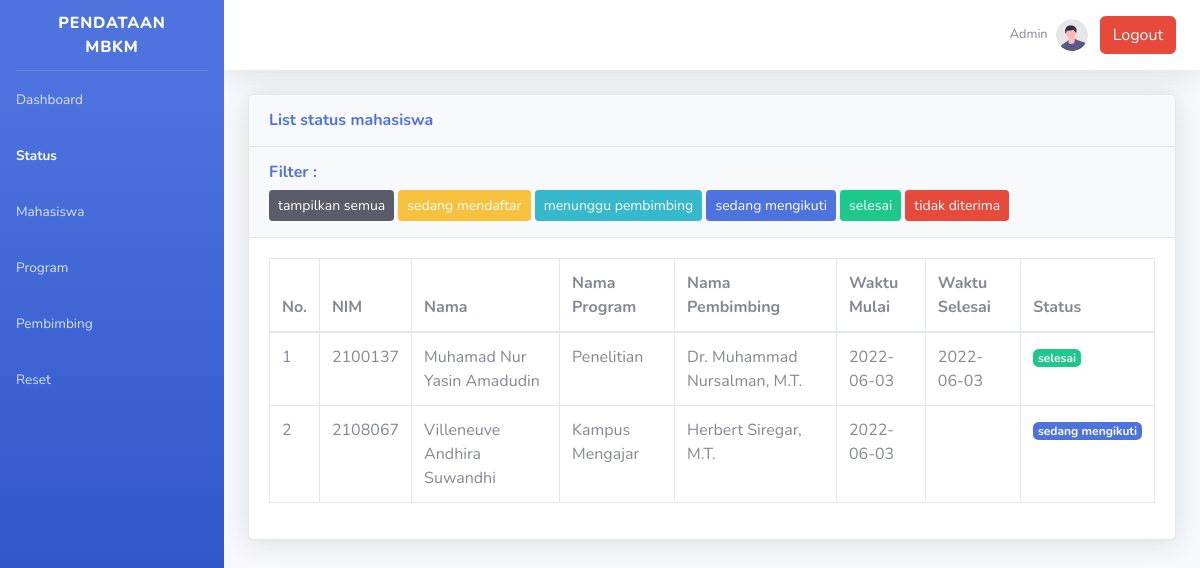
The page /liststatus.php on the database as committed earlier.
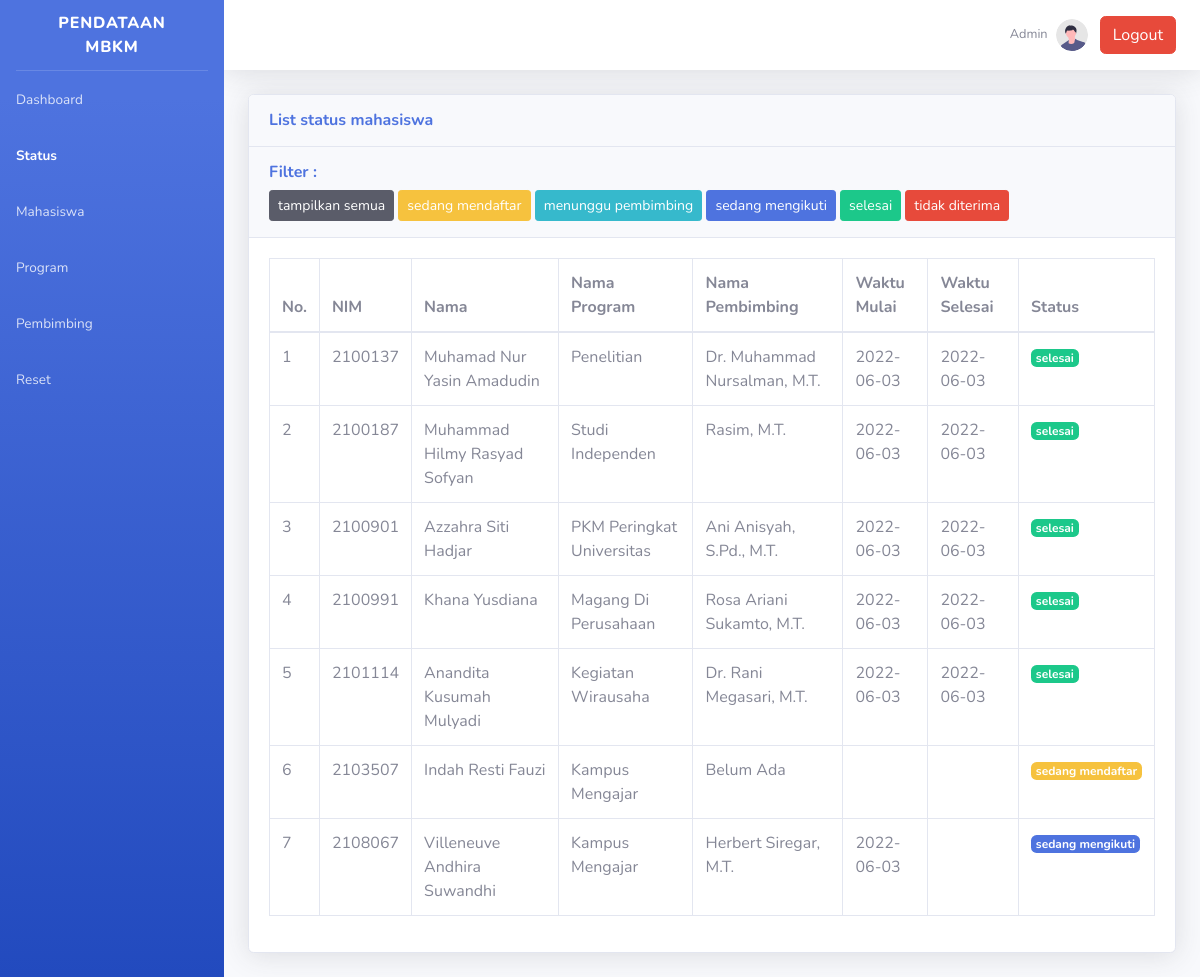
The same page on the database as committed later.
### tables this page shows
CREATE TABLE `tmahasiswa` (
  `nip` varchar(20) NOT NULL,
  `nim` varchar(10) NOT NULL,
  `nama_mahasiswa` varchar(50) NOT NULL,
  `prodi` varchar(50) NOT NULL,
  `email_mahasiswa` varchar(50) NOT NULL,
  `semester_mahasiswa` int(11) NOT NULL,
  `sks_akumulatif` int(11) DEFAULT 0,
  `sks_sisa_konversi` int(11) DEFAULT 0,
  `sks_dalam_univ` int(11) DEFAULT 20,
  `sks_luar_univ` int(11) DEFAULT 40,
  `ipk_mahasiswa` float NOT NULL,
  `status_mahasiswa` varchar(25) DEFAULT 'belum berpartisipasi'
);

### liststatus.php (the view, shortened to what the changed rows need)
<?php
$sql = "SELECT tmahasiswa.nim, nama_mahasiswa, nama_program, nama_pembimbing, waktu_mulai, waktu_selesai, status from tmahasiswa, tpembimbing, tprogrammbkm, kontrakmbkm where tmahasiswa.nim=kontrakmbkm.nim and tpembimbing.nip=kontrakmbkm.nip_pembimbingmbkm and tprogrammbkm.id_program=kontrakmbkm.id_program group by kontrakmbkm.nim";
?>
<!DOCTYPE html>
<html lang="en">
<head>
    <link href="vendor/fontawesome-free/css/all.min.css" rel="stylesheet" type="text/css">
    <link href="css/sb-admin-2.min.css" rel="stylesheet">
</head>
<body id="page-top">
    <div id="wrapper">
        <div id="content-wrapper" class="d-flex flex-column">
            <div id="content">
                <div class="container-fluid">
                        <div class="card shadow mb-4">
                        <div class="card-body">
                        <?php
                        require_once "config.php";
                        if($result = mysqli_query($link, $sql)){
                            if(mysqli_num_rows($result) > 0){
                                echo '<div class="table-responsive">';
                                    echo '<table class="table table-bordered" id="dataTable" width="100%" cellspacing="0">';
                                        echo "<thead>";
                                            echo "<tr>";
                                                echo "<th>No.</th>";
                                                echo "<th>NIM</th>";
                                                echo "<th>Nama</th>";
                                                echo "<th>Nama Program</th>";
                                                echo "<th>Nama Pembimbing</th>";
                                                echo "<th>Waktu Mulai</th>";
                                                echo "<th>Waktu Selesai</th>";
                                                echo "<th>Status</th>";
                                            echo "</tr>";
                                        echo "</thead>";
                                        echo "<tbody>";
                                        $num = 1;
                                        $tipe = "";
                                        while($row = mysqli_fetch_array($result)){
                                            echo "<tr>";
                                                echo "<td>" . $num++ . "</td>";
                                                echo "<td>" . $row['nim'] . "</td>";
                                                echo "<td>" . $row['nama_mahasiswa'] . "</td>";
                                                echo "<td>" . $row['nama_program'] . "</td>";
                                                echo "<td>" . $row['nama_pembimbing'] . "</td>";
                                                echo "<td>" . $row['waktu_mulai'] . "</td>";
                                                echo "<td>" . $row['waktu_selesai'] . "</td>";
                                                if ($row['status'] == 'sedang mendaftar') $tipe = 'warning';
                                                else if ($row['status'] == 'menunggu pembimbing') $tipe = 'info';
                                                else if ($row['status'] == 'sedang mengikuti') $tipe = 'primary';
                                                else if ($row['status'] == 'selesai') $tipe = 'success';
                                                else $tipe = 'danger';
                                                echo "<td><span class='badge badge-". $tipe ."'>" . $row['status'] . "</span></td>";
                                            echo "</tr>";
                                        }
                                        echo "</tbody>";
                                    echo "</table>";
                                echo '</div>';
                            } else{
                                echo '<div class="alert alert-danger"><em>List kosong</em></div>';
                            }
                        } else{
                            echo "Oops! Something went wrong. Please try again later.";
                        }
                        ?>
                        </div>
                    </div>
                </div>
            </div>
        </div>
    </div>
</body>
</html>

Rows that differ between the two databases and show on the page:
now on this page (row edited): tmahasiswa: nim "2100187", nama_mahasiswa "Muhammad Hilmy Rasyad Sofyan", nama_program "Studi Independen", nama_pembimbing "Rasim, M.T.", waktu_mulai "2022-06-03", waktu_selesai "2022-06-03", status "selesai"
now on this page (row edited): tmahasiswa: nim "2100901", nama_mahasiswa "Azzahra Siti Hadjar", nama_program "PKM Peringkat Universitas", nama_pembimbing "Ani Anisyah, S.Pd., M.T.", waktu_mulai "2022-06-03", waktu_selesai "2022-06-03", status "selesai"
now on this page (row edited): tmahasiswa: nim "2100991", nama_mahasiswa "Khana Yusdiana", nama_program "Magang Di Perusahaan", nama_pembimbing "Rosa Ariani Sukamto, M.T.", waktu_mulai "2022-06-03", waktu_selesai "2022-06-03", status "selesai"
now on this page (row edited): tmahasiswa: nim "2101114", nama_mahasiswa "Anandita Kusumah Mulyadi", nama_program "Kegiatan Wirausaha", nama_pembimbing "Dr. Rani Megasari, M.T.", waktu_mulai "2022-06-03", waktu_selesai "2022-06-03", status "selesai"
now on this page (row edited): tmahasiswa: nim "2103507", nama_mahasiswa "Indah Resti Fauzi", nama_program "Kampus Mengajar", nama_pembimbing "Belum Ada", status "sedang mendaftar"
